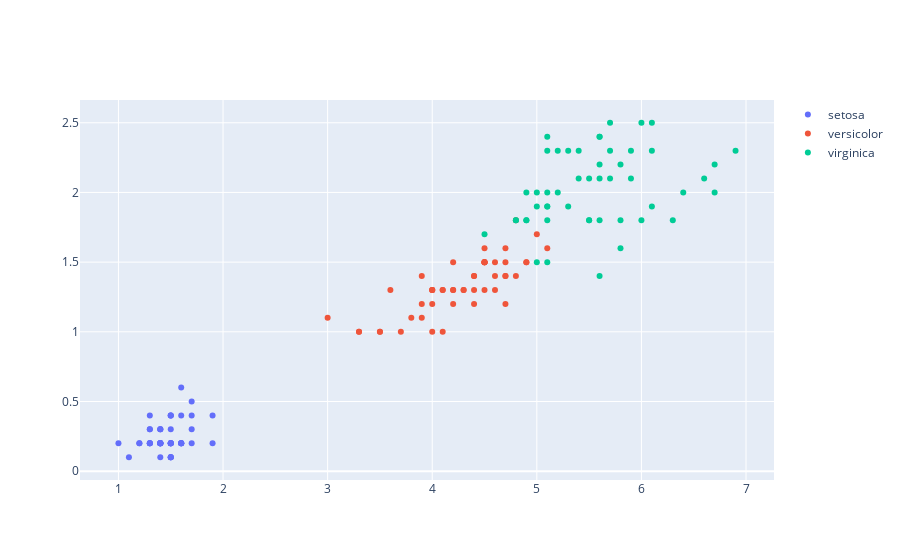

Here is the notebook cell this chart was saved with:
### Code cell
setosa = go.Scatter(x = df['PetalLengthCm'][df.Species =='Iris-setosa'], y = df['PetalWidthCm'][df.Species =='Iris-setosa']
                   , mode = 'markers', name = 'setosa')
versicolor = go.Scatter(x = df['PetalLengthCm'][df.Species =='Iris-versicolor'], y = df['PetalWidthCm'][df.Species =='Iris-versicolor']
                   , mode = 'markers', name = 'versicolor')
virginica = go.Scatter(x = df['PetalLengthCm'][df.Species =='Iris-virginica'], y = df['PetalWidthCm'][df.Species =='Iris-virginica']
                   , mode = 'markers', name = 'virginica')
data = [setosa, versicolor, virginica]

fig = dict(data=data)
py.iplot(fig, filename='styled-scatter')

### Figure 1 — Plotly figure (JSON) as saved in the notebook; plotly's stock layout.template omitted (floating-point values rounded to 4 significant figures)
{"data": [{"mode": "markers", "name": "setosa", "type": "scatter", "x": [1.4, 1.4, 1.3, 1.5, 1.4, 1.7, 1.4, 1.5, 1.4, 1.5, 1.5, 1.6, 1.4, 1.1, 1.2, 1.5, 1.3, 1.4, 1.7, 1.5, 1.7, 1.5, 1, 1.7, 1.9, 1.6, 1.6, 1.5, 1.4, 1.6, 1.6, 1.5, 1.5, 1.4, 1.5, 1.2, 1.3, 1.5, 1.3, 1.5, 1.3, 1.3, 1.3, 1.6, 1.9, 1.4, 1.6, 1.4, 1.5, 1.4], "y": [0.2, 0.2, 0.2, 0.2, 0.2, 0.4, 0.3, 0.2, 0.2, 0.1, 0.2, 0.2, 0.1, 0.1, 0.2, 0.4, 0.4, 0.3, 0.3, 0.3, 0.2, 0.4, 0.2, 0.5, 0.2, 0.2, 0.4, 0.2, 0.2, 0.2, 0.2, 0.4, 0.1, 0.2, 0.1, 0.2, 0.2, 0.1, 0.2, 0.2, 0.3, 0.3, 0.2, 0.6, 0.4, 0.3, 0.2, 0.2, 0.2, 0.2]}, {"mode": "markers", "name": "versicolor", "type": "scatter", "x": [4.7, 4.5, 4.9, 4, 4.6, 4.5, 4.7, 3.3, 4.6, 3.9, 3.5, 4.2, 4, 4.7, 3.6, 4.4, 4.5, 4.1, 4.5, 3.9, 4.8, 4, 4.9, 4.7, 4.3, 4.4, 4.8, 5, 4.5, 3.5, 3.8, 3.7, 3.9, 5.1, 4.5, 4.5, 4.7, 4.4, 4.1, 4, 4.4, 4.6, 4, 3.3, 4.2, 4.2, 4.2, 4.3, 3, 4.1], "y": [1.4, 1.5, 1.5, 1.3, 1.5, 1.3, 1.6, 1, 1.3, 1.4, 1, 1.5, 1, 1.4, 1.3, 1.4, 1.5, 1, 1.5, 1.1, 1.8, 1.3, 1.5, 1.2, 1.3, 1.4, 1.4, 1.7, 1.5, 1, 1.1, 1, 1.2, 1.6, 1.5, 1.6, 1.5, 1.3, 1.3, 1.3, 1.2, 1.4, 1.2, 1, 1.3, 1.2, 1.3, 1.3, 1.1, 1.3]}, {"mode": "markers", "name": "virginica", "type": "scatter", "x": [6, 5.1, 5.9, 5.6, 5.8, 6.6, 4.5, 6.3, 5.8, 6.1, 5.1, 5.3, 5.5, 5, 5.1, 5.3, 5.5, 6.7, 6.9, 5, 5.7, 4.9, 6.7, 4.9, 5.7, 6, 4.8, 4.9, 5.6, 5.8, 6.1, 6.4, 5.6, 5.1, 5.6, 6.1, 5.6, 5.5, 4.8, 5.4, 5.6, 5.1, 5.1, 5.9, 5.7, 5.2, 5, 5.2, 5.4, 5.1], "y": [2.5, 1.9, 2.1, 1.8, 2.2, 2.1, 1.7, 1.8, 1.8, 2.5, 2, 1.9, 2.1, 2, 2.4, 2.3, 1.8, 2.2, 2.3, 1.5, 2.3, 2, 2, 1.8, 2.1, 1.8, 1.8, 1.8, 2.1, 1.6, 1.9, 2, 2.2, 1.5, 1.4, 2.3, 2.4, 1.8, 1.8, 2.1, 2.4, 2.3, 1.9, 2.3, 2.5, 2.3, 1.9, 2, 2.3, 1.8]}], "layout": {}}
